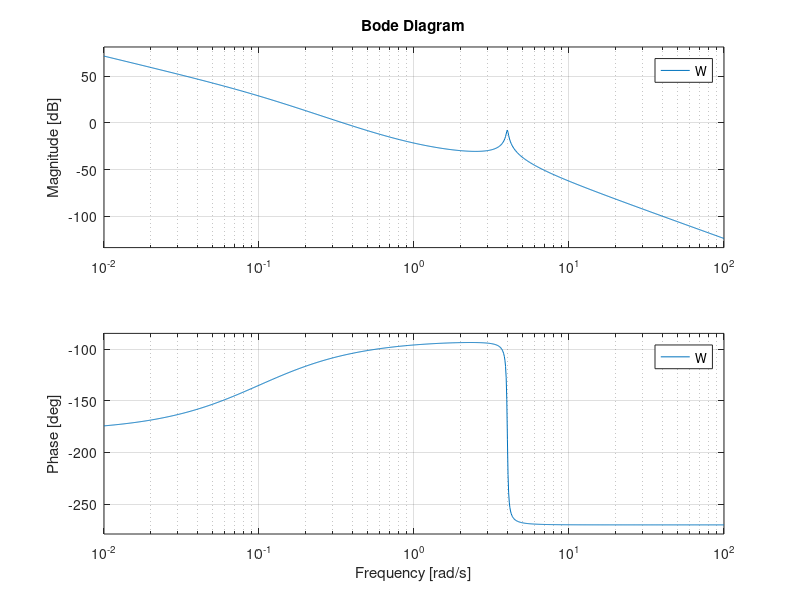

MATLAB code for this plot: (Note: this script raises an error after producing the figure.)
s = tf('s');
W = (10/16) * ((s^2 - 1)/(s^2 * (s - 0.1) * (s^2 + 0.1 * s + 16)));

bode(W);
% nyquist(W);
nyquistplot(W);

% No visible difference between "nyquist" and "nyquistplot" polar graph
% plotters - so dafult "nyquist" mathlab function was choosed.